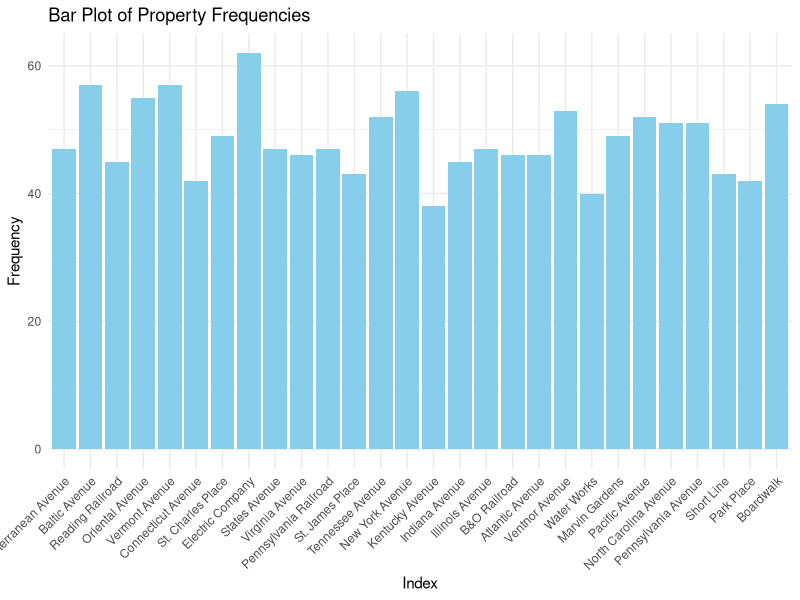
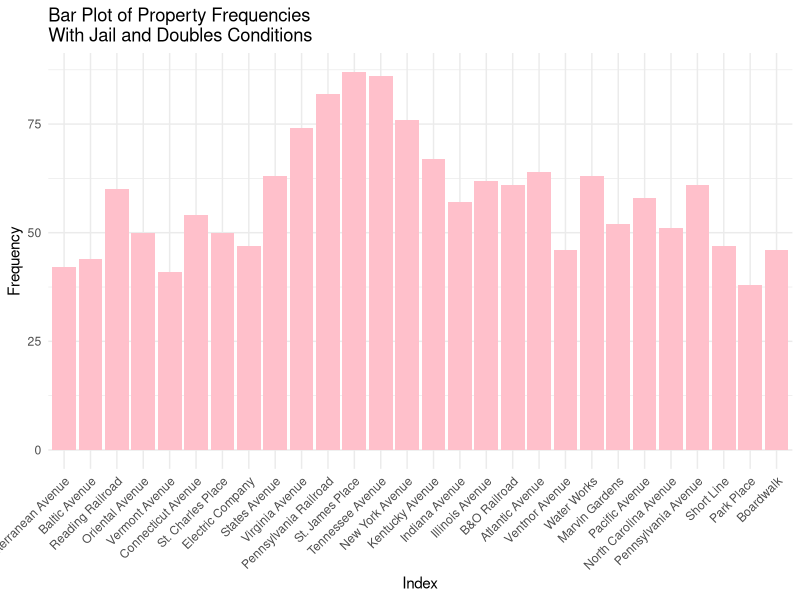
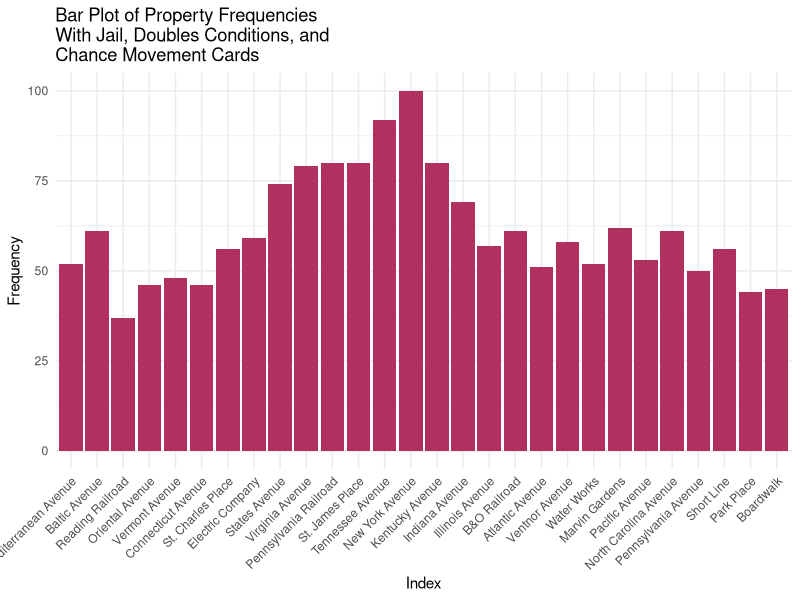

R code for these plots, in order: (Note: this script raises an error after producing the figures.)
## ---- chunk 1
knitr::opts_chunk$set(echo = TRUE)
## ---- chunk 2
# Word docx in repository
## ---- chunk 3
dice_1 <- function() {
  sample(1:6, 1)
}

dice_2 <- function() {
  sample(1:6, 1)
}

property_sum_10games <- c(0, 0, 0, 0, 0, 0, 0, 0, 0, 0, 0, 0, 0, 0, 0, 0, 0, 0, 0, 0, 0, 0, 0, 0, 0, 0, 0, 0)

for (game in 1:10) {
  game_board <- c(0, 0, 0, 0, 0, 0, 0, 0, 0, 0, 0, 0, 0, 0, 0, 0, 0, 0, 0, 0, 0, 0, 0, 0, 0, 0, 0, 0, 0, 0, 0, 0, 0, 0, 0, 0, 0, 0, 0, 0)

  players <- list(
    player1 <- 0,
    player2 <- 0,
    player3 <- 0,
    player4 <- 0
  )

  for (i in 1:50) {
    for (j in 1:4) {
      dice_total <- dice_1() + dice_2()
      players[[j]] <- (players[[j]] + dice_total) %% 41
      game_board[players[[j]]] <- game_board[players[[j]]] + 1
    }
  }

  properties <- game_board[c(2, 4, 6, 7, 9, 10, 12, 13, 14, 15, 16, 17, 19, 20, 22, 24, 25, 26, 27, 28, 29, 30, 32, 33, 35, 36, 38, 40)]
  
  property_sum_10games <- property_sum_10games + properties
}  

names(property_sum_10games) <- c("Mediterranean Avenue", "Baltic Avenue", "Reading Railroad", "Oriental Avenue", "Vermont Avenue", "Connecticut Avenue", "St. Charles Place", "Electric Company", "States Avenue", "Virginia Avenue", "Pennsylvania Railroad", "St. James Place", "Tennessee Avenue", "New York Avenue", "Kentucky Avenue", "Indiana Avenue", "Illinois Avenue", "B&O Railroad", "Atlantic Avenue", "Ventnor Avenue", "Water Works", "Marvin Gardens", "Pacific Avenue", "North Carolina Avenue", "Pennsylvania Avenue", "Short Line", "Park Place", "Boardwalk")

library(ggplot2)

prop_freq1 <- data.frame(
  property = factor(names(property_sum_10games), levels = names(property_sum_10games)),
  frequency = property_sum_10games
)

ggplot(prop_freq1, aes(x = property, y = frequency)) +
  geom_bar(stat = "identity", fill = "skyblue") +
  labs(x = "Index", y = "Frequency", title = "Bar Plot of Property Frequencies") +
  theme_minimal() +
  theme(axis.text.x = element_text(angle = 45, hjust = 1))
## ---- chunk 4
property_sum_10games_jail <- c(0, 0, 0, 0, 0, 0, 0, 0, 0, 0, 0, 0, 0, 0, 0, 0, 0, 0, 0, 0, 0, 0, 0, 0, 0, 0, 0, 0)

for (game in 1:10) {
  game_board <- c(0, 0, 0, 0, 0, 0, 0, 0, 0, 0, 0, 0, 0, 0, 0, 0, 0, 0, 0, 0, 0, 0, 0, 0, 0, 0, 0, 0, 0, 0, 0, 0, 0, 0, 0, 0, 0, 0, 0, 0)

  players <- list( # Store players as a list of data frames with their information
    player1 <- data.frame(
      location = 0, # Location on the board (integer)
      double_rolls = 0, # Number of times doubles have been rolled consecutively (integer)
      jail = FALSE, # Is the player in jail? (boolean)
      jail_rolls = 0), # Number of times a player has rolled while in jail (integer)
    player2 <- data.frame(
      location = 0,
      double_rolls = 0,
      jail = FALSE,
      jail_rolls = 0),
    player3 <- data.frame(
      location = 0,
      double_rolls = 0,
      jail = FALSE,
      jail_rolls = 0),
    player4 <- data.frame(
      location = 0,
      double_rolls = 0,
      jail = FALSE,
      jail_rolls = 0)
  )

  for (i in 1:50) { # Each player has 50 turns
    for (j in 1:4) { # Players take turns in order
      if (players[[j]]$jail == TRUE) { # If the player is in jail...
        d1 = dice_1()
        d2 = dice_2()
        jail_rolls <- jail_rolls + 1
        
        if (d1 == d2 || players[[j]]$jail_rolls == 3) { # If the player rolls doubles or has been in jail for 3 turns, then they get out
          jail = FALSE
          players[[j]]$jail_rolls <- 0
          dice_total <- dice_1() + dice_2()
          players[[j]]$location <- (players[[j]]$location + dice_total) %% 41
          game_board[players[[j]]$location] <- game_board[players[[j]]$location] + 1
        }
        
      } else { # If the player is not in jail...
        d1 = dice_1()
        d2 = dice_2()
        dice_total <- dice_1() + dice_2()
        players[[j]]$location <- (players[[j]]$location + dice_total) %% 41
        game_board[players[[j]]$location] <- game_board[players[[j]]$location] + 1
        
        if (players[[j]]$location == 31) { # Player landed on "Go to jail"
          players[[j]]$location <- 11
          jail = TRUE
        } else if (d1 == d2) { # Player rolled doubles on their first roll
          players[[j]]$double_rolls = players[[j]]$double_rolls + 1
        }
        
        while (players[[j]]$double_rolls > 0 & players[[j]]$double_rolls < 3) { # Player rolls again if they got doubles
          d1 = dice_1()
          d2 = dice_2()
          dice_total <- dice_1() + dice_2()
          players[[j]]$location <- (players[[j]]$location + dice_total) %% 41
          game_board[players[[j]]$location] <- game_board[players[[j]]$location] + 1
          
          if (d1 == d2) { # Increment the player's number of consecutive doubles rolls
            players[[j]]$double_rolls = players[[j]]$double_rolls + 1
          }
        }
        
        if (players[[j]]$double_rolls == 3) { # If player rolls double 3 times in a row, then they go to jail
          players[[j]]$location <- 11
          jail = TRUE
        }
      }
    }  
  }    

  properties <- game_board[c(2, 4, 6, 7, 9, 10, 12, 13, 14, 15, 16, 17, 19, 20, 22, 24, 25, 26, 27, 28, 29, 30, 32, 33, 35, 36, 38, 40)]
  
  property_sum_10games_jail <- property_sum_10games_jail + properties
}  

names(property_sum_10games_jail) <- c("Mediterranean Avenue", "Baltic Avenue", "Reading Railroad", "Oriental Avenue", "Vermont Avenue", "Connecticut Avenue", "St. Charles Place", "Electric Company", "States Avenue", "Virginia Avenue", "Pennsylvania Railroad", "St. James Place", "Tennessee Avenue", "New York Avenue", "Kentucky Avenue", "Indiana Avenue", "Illinois Avenue", "B&O Railroad", "Atlantic Avenue", "Ventnor Avenue", "Water Works", "Marvin Gardens", "Pacific Avenue", "North Carolina Avenue", "Pennsylvania Avenue", "Short Line", "Park Place", "Boardwalk")

library(ggplot2)

prop_freq2 <- data.frame(
  property = factor(names(property_sum_10games_jail), levels = names(property_sum_10games_jail)),
  frequency = property_sum_10games_jail
)

ggplot(prop_freq2, aes(x = property, y = frequency)) +
  geom_bar(stat = "identity", fill = "pink") +
  labs(x = "Index", y = "Frequency", title = "Bar Plot of Property Frequencies\nWith Jail and Doubles Conditions") +
  theme_minimal() +
  theme(axis.text.x = element_text(angle = 45, hjust = 1))
## ---- chunk 5
# Chance function
chance <- function() {
  card <- sample(1:16, 1)
  if (card == 1) {
    players[[j]]$location <- 40 # Advance to Boardwalk
  } else if (card == 2) {
    players[[j]]$location <- 1 # Advance to Go
  } else if (card == 3) {
    players[[j]]$location <- 25 # Advance to Illinois Ave
  } else if (card == 4) {
    players[[j]]$location <- 12 # Advance to St. Charles Place
  } else if (card == 5 || card == 6) { # Advance to the nearest railroad
    if (players[[j]]$location == 37) {
      players[[j]]$location <- 6 # Advance to Reading Railroad
    } else if (players[[j]]$location == 8) {
      players[[j]]$location <- 16 # Advance to Pennsylvania Railroad
    } else if (players[[j]]$location == 23) {
      players[[j]]$location <- 26 # Advance to B&O Railroad
    } # Short Line doesn't apply here
  } else if (card == 7) { # Advance to the nearest utility
    if (players[[j]]$location == 8 || players[[j]]$location == 37) {
      players[[j]]$location <- 13 # Advance to Electric Company
    } else if (players[[j]]$location == 23) {
      players[[j]]$location <- 29 # Advance to Water Works
    }
  } else if (card == 8) {
    players[[j]]$location <- players[[j]]$location - 3 # Move backwards 3 places
  } else if (card == 9) {
    players[[j]]$location <- 11 # Go to jail
    players[[j]]$jail == TRUE
  } else if (card == 10) {
    players[[j]]$location <- 6 # Advance to Reading Railroad
  } 
 }

# Simulation with the chance function and jail conditions
property_sum_10games_chance <- c(0, 0, 0, 0, 0, 0, 0, 0, 0, 0, 0, 0, 0, 0, 0, 0, 0, 0, 0, 0, 0, 0, 0, 0, 0, 0, 0, 0)

for (game in 1:10) {
  game_board <- c(0, 0, 0, 0, 0, 0, 0, 0, 0, 0, 0, 0, 0, 0, 0, 0, 0, 0, 0, 0, 0, 0, 0, 0, 0, 0, 0, 0, 0, 0, 0, 0, 0, 0, 0, 0, 0, 0, 0, 0)

  players <- list(
    player1 <- data.frame(
      location = 0,
      double_rolls = 0,
      jail = FALSE,
      jail_rolls = 0),
    player2 <- data.frame(
      location = 0,
      double_rolls = 0,
      jail = FALSE,
      jail_rolls = 0),
    player3 <- data.frame(
      location = 0,
      double_rolls = 0,
      jail = FALSE,
      jail_rolls = 0),
    player4 <- data.frame(
      location = 0,
      double_rolls = 0,
      jail = FALSE,
      jail_rolls = 0)
  )

  for (i in 1:50) {
    for (j in 1:4) {
      if (players[[j]]$jail == TRUE) {
        d1 = dice_1()
        d2 = dice_2()
        jail_rolls <- jail_rolls + 1
        
        if (d1 == d2 || players[[j]]$jail_rolls == 3) {
          jail = FALSE
          players[[j]]$jail_rolls <- 0
          dice_total <- dice_1() + dice_2()
          players[[j]]$location <- (players[[j]]$location + dice_total) %% 41
          if (players[[j]]$location == 8 || players[[j]]$location == 23 || players[[j]]$location == 37) {
            game_board[players[[j]]$location] <- game_board[players[[j]]$location] + 1
            chance()
          }
          game_board[players[[j]]$location] <- game_board[players[[j]]$location] + 1
        }
        
      } else {
        d1 = dice_1()
        d2 = dice_2()
        dice_total <- dice_1() + dice_2()
        players[[j]]$location <- (players[[j]]$location + dice_total) %% 41
        if (players[[j]]$location == 8 || players[[j]]$location == 23 || players[[j]]$location == 37) {
            game_board[players[[j]]$location] <- game_board[players[[j]]$location] + 1
            chance()
          }
        game_board[players[[j]]$location] <- game_board[players[[j]]$location] + 1
        
        if (players[[j]]$location == 31) {
          players[[j]]$location <- 11
          jail = TRUE
        } else if (d1 == d2) {
          players[[j]]$double_rolls = players[[j]]$double_rolls + 1
        }
        
        while (players[[j]]$double_rolls > 0 & players[[j]]$double_rolls < 3) {
          d1 = dice_1()
          d2 = dice_2()
          dice_total <- dice_1() + dice_2()
          players[[j]]$location <- (players[[j]]$location + dice_total) %% 41
          if (players[[j]]$location == 8 || players[[j]]$location == 23 || players[[j]]$location == 37) {
            game_board[players[[j]]$location] <- game_board[players[[j]]$location] + 1
            chance()
          }
          game_board[players[[j]]$location] <- game_board[players[[j]]$location] + 1
          
          if (d1 == d2) {
            players[[j]]$double_rolls = players[[j]]$double_rolls + 1
          }
        }
        
        if (players[[j]]$double_rolls == 3) {
          players[[j]]$location <- 11
          jail = TRUE
        }
      }
    }  
  }    

  properties <- game_board[c(2, 4, 6, 7, 9, 10, 12, 13, 14, 15, 16, 17, 19, 20, 22, 24, 25, 26, 27, 28, 29, 30, 32, 33, 35, 36, 38, 40)]
  
  property_sum_10games_chance <- property_sum_10games_chance + properties
}  

names(property_sum_10games_chance) <- c("Mediterranean Avenue", "Baltic Avenue", "Reading Railroad", "Oriental Avenue", "Vermont Avenue", "Connecticut Avenue", "St. Charles Place", "Electric Company", "States Avenue", "Virginia Avenue", "Pennsylvania Railroad", "St. James Place", "Tennessee Avenue", "New York Avenue", "Kentucky Avenue", "Indiana Avenue", "Illinois Avenue", "B&O Railroad", "Atlantic Avenue", "Ventnor Avenue", "Water Works", "Marvin Gardens", "Pacific Avenue", "North Carolina Avenue", "Pennsylvania Avenue", "Short Line", "Park Place", "Boardwalk")

# Plot
library(ggplot2)

prop_freq2 <- data.frame(
  property = factor(names(property_sum_10games_chance), levels = names(property_sum_10games_chance)),
  frequency = property_sum_10games_chance
)

ggplot(prop_freq2, aes(x = property, y = frequency)) +
  geom_bar(stat = "identity", fill = "maroon") +
  labs(x = "Index", y = "Frequency", title = "Bar Plot of Property Frequencies\nWith Jail, Doubles Conditions, and\nChance Movement Cards") +
  theme_minimal() +
  theme(axis.text.x = element_text(angle = 45, hjust = 1))
## ---- chunk 6
# Community Chest Cards Function
chest <- function() {
  chest_card <- sample(1:16, 1)
    if (chest_card == 1) {
      players[[j]]$location <- 1 # Advance to Go (Collect $200)
      players[[j]]$account <- players[[j]]$account + 200
    } else if (chest_card == 2) {
      players[[j]]$account <- players[[j]]$account + 200 # Bank error in your favor. Collect $200
    } else if (chest_card == 3) {
      players[[j]]$account <- players[[j]]$account - 50 # Doctor’s fee. Pay $50
      free_parking_fund <- free_parking_fund + 50
    } else if (chest_card == 4) {
      players[[j]]$account <- players[[j]]$money + 50 # From sale of stock you get $50
    } else if (chest_card == 5) {
      players[[j]]$get_out_of_jail_free == TRUE # Get Out of Jail Free
    } else if (chest_card == 6) {
      players[[j]]$jail == TRUE # Go to Jail. Go directly to jail, do not pass Go, do not collect $200
    } else if (chest_card == 7) {
      players[[j]]$account <- players[[j]]$account + 100 # Holiday fund matures. Receive $100
    } else if (chest_card == 8) {
      players[[j]]$account <- players[[j]]$account + 20 # Income tax refund. Collect $20
    } else if (chest_card == 9) {
      players[[j]]$account <- players[[j]]$account + 10 * 3 # It is your birthday. Collect $10 from every player
        for (k in 1:4) {
          if (k != j) {
            players[[k]]$account <- players[[k]]$account - 10
        }
      }
    } else if (chest_card == 10) {
      players[[j]]$account <- players[[j]]$account + 100 # Life insurance matures. Collect $100
    } else if (chest_card == 11) {
      players[[j]]$account <- players[[j]]$account - 100 # Pay hospital fees of $100
      free_parking_fund <- free_parking_fund + 100
    } else if (chest_card == 12) {
      players[[j]]$account <- players[[j]]$account - 50 # Pay school fees of $50
      free_parking_fund <- free_parking_fund + 50
    } else if (chest_card == 13) {
      players[[j]]$account <- players[[j]]$account - 25 # Receive $25 consultancy fee
      free_parking_fund <- free_parking_fund + 25
    } else if (chest_card == 14) {
      players[[j]]$account <- players[[j]]$account + 10 # You have won second prize in a beauty contest. Collect $10
    } else if (chest_card == 15) {
      players[[j]]$account <- players[[j]]$account + 100 # You inherit $100
    }
      # Card 16 is paying for houses and hotels -- doesn't apply here
}

free_parking_fund <- 0

free_parking <- function(){
  if (players[[j]]$location == 20) {  # Free Parking position
  players[[j]]$account <- players[[j]]$account + free_parking_fund
  free_parking_fund <- 0  # Reset the fund
  }
}
## ---- chunk 7
chance <- function() {
  card <- sample(1:16, 1)
  old_location <- players[[j]]$location
  new_location <- players[[j]]$location
   if (card == 1) {
    players[[j]]$location <- 40 # Advance to Boardwalk
    new_location <- players[[j]]$location
  } else if (card == 2) {
    players[[j]]$location <- 1 # Advance to Go
    new_location <- players[[j]]$location
  } else if (card == 3) {
    players[[j]]$location <- 25 # Advance to Illinois Ave
    new_location <- players[[j]]$location
  } else if (card == 4) {
    players[[j]]$location <- 12 # Advance to St. Charles Place
    new_location <- players[[j]]$location
  } else if (card == 5 || card == 6) { # Advance to the nearest railroad
    if (players[[j]]$location == 37) {
      players[[j]]$location <- 6 # Advance to Reading Railroad
      new_location <- players[[j]]$location
    } else if (players[[j]]$location == 8) {
      players[[j]]$location <- 16 # Advance to Pennsylvania Railroad
      new_location <- players[[j]]$location
    } else if (players[[j]]$location == 23) {
      players[[j]]$location <- 26 # Advance to B&O Railroad
      new_location <- players[[j]]$location
    } 
  } else if (card == 7) { # Advance to the nearest utility
    if (players[[j]]$location == 8 || players[[j]]$location == 37) {
      players[[j]]$location <- 13 # Advance to Electric Company
      new_location <- players[[j]]$location
    } else if (players[[j]]$location == 23) {
      players[[j]]$location <- 29 # Advance to Water Works
      new_location <- players[[j]]$location
    }
  } else if (card == 8) {
    players[[j]]$location <- players[[j]]$location - 3 # Move backwards 3 places
    new_location <- players[[j]]$location
  } else if (card == 9) {
    players[[j]]$location <- 11 # Go to jail
    players[[j]]$jail == TRUE
    new_location <- players[[j]]$location
  } else if (card == 10) {
    players[[j]]$location <- 6 # Advance to Reading Railroad
    new_location <- players[[j]]$location
  } 

  if (new_location < old_location && card %in% c(3,4,10)) {
    players[[j]]$account <- players[[j]]$account + 200 # Passing Go for cards 3, 4, and 10
  }
  
    else if (card == 11) {
      players[[j]]$account <- players[[j]]$account + 50 # Bank pays you $50
    }
    else if (card == 12) {
      players[[j]]$get_out_of_jail_free == TRUE # Get out of jail free card
    }
    else if (card == 13) {
      players[[j]]$account <- players[[j]]$account - 15 # Speeding fine $15
      free_parking_fund <- free_parking_fund + 15
    }
    else if (card == 14) {
      players[[j]]$account <- players[[j]]$account - 50 * 3
        for (k in 1:4) {
          if (k != j) {
            players[[k]]$account <- players[[k]]$account + 50 # Elected Chairman of the Board; pay each player $50
          }
        }
    }
    else if (card == 15) {
      players[[j]]$account <- players[[j]]$account + 150 # Building loan matures; collect $150
      
      # Card 16 is paying for houses and hotels -- doesn't apply here
    }
}
## ---- chunk 8
chance <- function() {
  card <- sample(1:16, 1)
  if (card == 1) {
    players[[j]]$location <- 40 # Advance to Boardwalk
  } else if (card == 2) {
    players[[j]]$location <- 1 # Advance to Go
    players[[j]]$account <- players[[j]]$account + 200
  } else if (card == 3) {
    players[[j]]$location <- 25 # Advance to Illinois Ave
    if (players[[j]]$location == 37) {
      players[[j]]$account <- players[[j]]$account + 200
    }
  } else if (card == 4) {
    players[[j]]$location <- 12 # Advance to St. Charles Place
    if (players[[j]]$location != 8) {
      players[[j]]$account <- players[[j]]$account + 200
    }
  } else if (card == 5 || card == 6) { # Advance to the nearest railroad
    if (players[[j]]$location == 37) {
      players[[j]]$location <- 6 # Advance to Reading Railroad
      players[[j]]$account <- players[[j]]$account + 200
    } else if (players[[j]]$location == 8) {
      players[[j]]$location <- 16 # Advance to Pennsylvania Railroad
    } else if (players[[j]]$location == 23) {
      players[[j]]$location <- 26 # Advance to B&O Railroad
    } 
  } else if (card == 7) { # Advance to the nearest utility
    if (players[[j]]$location == 8 || players[[j]]$location == 37) {
      players[[j]]$location <- 13 # Advance to Electric Company
      if (players[[j]]$location == 37) {
      players[[j]]$account <- players[[j]]$account + 200
    }
    } else if (players[[j]]$location == 23) {
      players[[j]]$location <- 29 # Advance to Water Works
    }
  } else if (card == 8) {
    players[[j]]$location <- players[[j]]$location - 3 # Move backwards 3 places
  } else if (card == 9) {
    players[[j]]$location <- 11 # Go to jail
    players[[j]]$jail == TRUE
  } else if (card == 10) {
    players[[j]]$location <- 6 # Advance to Reading Railroad
    players[[j]]$account <- players[[j]]$account + 200
  } else if (card == 11) { # Bank pays you $50
    players[[j]]$account <- players[[j]]$account + 50
  } else if (card == 12) { # Get out of jail free
    players[[j]]$get_out_of_jail_free = TRUE
  } else if (card == 13) { # Speeding fine
    players[[j]]$account <- players[[j]]$account - 15
  } else if (card == 14) { # Elected chairman
    players[[j]]$account <- players[[j]]$account + 150
    for (k in 1:4) {
      if (players[[j]] != players[[k]]) {
        players[[k]]$account <- players[[k]]$account - 50
      }
    }
  } else if (card == 15) { # Building loan matures
    players[[j]]$account <- players[[j]]$account + 150
  }
}
## ---- chunk 9
#This function will divide all the properties between the four players
#Input: properties vector
#Return: Four equal groups of randomly shuffled elements from the properties vector
divide_properties <- function(x) {
  shuffled <- sample(x) #randomly shuffles all the elements of the properties vector
  n <- length(shuffled) #length of shuffled vector
  indices <- rep(1:4, times = 7) #creates a vector that contains a repeating sequence from 1 to 4 that is 28 elements long
  result <- split(shuffled, indices) #splits shuffled vector into four groups
}
## ---- chunk 10
#This function will determine the ownership of a property when it is landed on
ownership <- function(x) {
  for (p in players) {
    for (i in 1:7) {
      if (x == players[[p]]$owned_properties[i]) {
        if (p == players[[p]]$ID) {
          return(null)
        } else {
          return(players[[p]])
        }
      }
    }
  }
}
## ---- chunk 11
#This function will calculate fees owed on special properties (railroads and utilities)
#Input: a vector of integers with each integer corresponding to a property on the board
#Return: a vector of fees owed
special_ownership <- function(x) {
  rail_count <- 0 #initialize number of railroad properties held to zero
  util_count <- 0 #initialize number of utility properties held to zero
  for (i in 1:7) {
    #check if property is a railroad (positions 6, 16, 26 and 36)
    if (x[i] == 6 || x[i] == 16 || x[i] == 26 || x[i] == 36) {
      rail_count <- rail_count + 1 #add one to railroad count vector
    #check if property is a utility (positions 13 and 29)
    } else if (x[i] == 13 || x[i] == 29) {
      util_count = util_count + 1 #add one to utility count vector
    }
  }
  
  fees <- c() #this vector will hold the fee values

  #determine fee owed based on number railroad cards owned 
  if (rail_count == 0) {
    fees <- append(fees, 0) #add 0 to fees vector
  } else if (rail_count == 1) {
    fees <- append(fees, 25) #add 25 to fees vector
  } else if (rail_count == 2) {
    fees <- append(fees, 50) #add 50 to fees vector
  } else {
    fees <- append(fees, 100) #add 100 to fees vector
  }

  #determine fee owed based on number utility cards owned 
  if (util_count == 0) {
    fees <- append(fees, 0) #add 0 to fees vector
  } else if (util_count == 1) {
    fees <- append(fees, 4) #add 4 to fees vector
  } else {
    fees <- append(fees, 10) #add 10 to fees vector
  } 
  
  return(fees) #vector of fees owed
}
## ---- chunk 12
#This function facilitates rent transactions between players
#Input: a numeric value that corresponds to a position on the board that the player has moved to
#Return: modifies player accounts in the player list
rent <- function(x) {
  if (x == 1) { # Go position
    players[[j]]$account = players[[j]]$account + 200 #player money +200
  } else if (x == 5) { # Income tax position
    players[[j]]$account = players[[j]]$account - 200 #player money -200
  } else if (x == 39) { # Luxury tax position
    players[[j]]$account = players[[j]]$account - 100
  }
  
  owner <- ownership(x)
  if (owner$in_game == TRUE) {
    if (x == 2) { # Mediterranean Ave
      players[[j]]$account = players[[j]]$account - 2
      owner$account = owner$account + 2
    } else if (x == 4) { # Baltic Ave
      players[[j]]$account = players[[j]]$account - 4
      owner$account = owner$account + 4
    } else if (x == 4 || x == 16 || x == 26 || x == 36) { # Railroads
      special_fees <- owner$rails_and_utils
      players[[j]]$account = players[[j]]$account - special_fees[1]
      owner$account = owner$account + special_fees[1]
    } else if (x == 6) { # Oriental Ave
      players[[j]]$account = players[[j]]$account - 6
      owner$account = owner$account + 6
    } else if (x == 9) { # Vermont Ave
      players[[j]]$account = players[[j]]$account - 6
      owner$account = owner$account + 6
    } else if (x == 10) { # Connecticut Ave
      players[[j]]$account = players[[j]]$account - 8
      owner$account = owner$account + 8
    } else if (x == 12) { # St. Charles Place
      players[[j]]$account = players[[j]]$account - 10
      owner$account = owner$account + 10
    } else if (x == 13 || x == 29) { # Utilities
      special_fees <- owner$rails_and_utils
      players[[j]]$account = players[[j]]$account - special_fees[2]
      owner$account = owner$account + special_fees[2]
    } else if (x == 14) { # States Ave
      players[[j]]$account = players[[j]]$account - 10
      owner$account = owner$account + 10
    } else if (x == 15) { # Virginia Ave
      players[[j]]$account = players[[j]]$account - 12
      owner$account = owner$account + 12
    } else if (x == 17) { # St. James Place
      players[[j]]$account = players[[j]]$account - 14
      owner$account = owner$account + 14
    } else if (x == 19) { # Tennessee Ave
      players[[j]]$account = players[[j]]$account - 14
      owner$account = owner$account + 14
    } else if (x == 20) { # New York Ave
      players[[j]]$account = players[[j]]$account - 16
      owner$account = owner$account + 16
    } else if (x == 22) { # Kentucky Ave
      players[[j]]$account = players[[j]]$account - 18
      owner$account = owner$account + 18
    } else if (x == 24) { # Indiana Ave
      players[[j]]$account = players[[j]]$account - 18
      owner$account = owner$account + 18
    } else if (x == 25) { # Illinois Ave
      players[[j]]$account = players[[j]]$account - 20
      owner$account = owner$account + 20
    } else if (x == 27) { # Atlantic Ave
      players[[j]]$account = players[[j]]$account - 22
      owner$account = owner$account + 22
    } else if (x == 28) { # Vetnor Ave
      players[[j]]$account = players[[j]]$account - 22
      owner$account = owner$account + 22
    } else if (x == 30) { # Marvin Gardens
      players[[j]]$account = players[[j]]$account - 24
      owner$account = owner$account + 24
    } else if (x == 32) { # Pacific Ave
      players[[j]]$account = players[[j]]$account - 26
      owner$account = owner$account + 26
    } else if (x == 33) { # North Carolina Ave
      players[[j]]$account = players[[j]]$account - 26
      owner$account = owner$account + 26
    } else if (x == 35) { # Pennsylvania Ave
      players[[j]]$account = players[[j]]$account - 28
      owner$account = owner$account + 28
    } else if (x == 38) { # Park Place
      players[[j]]$account = players[[j]]$account - 35
      owner$account = owner$account + 35
    } else if (x == 40) { # Boardwalk
      players[[j]]$account = players[[j]]$account - 50
      owner$account = owner$account + 50
    }
  }
}
## ---- chunk 13
properties <- c(2, 4, 6, 7, 9, 10, 12, 13, 14, 15, 16, 17, 19, 20, 22, 24, 25, 26, 27, 28, 29, 30, 32, 33, 35, 36, 38, 40)

# Randomly give each player 7 properties
property_groups <- divide_properties(properties)
print(property_groups)
# Add location of properties to players owned properties vector
players <- list(
  player1 <- list(
    ID = 1,
    location = 0,
    double_rolls = 0,
    jail = FALSE,
    jail_rolls = 0,
    account = 1500,
    owned_properties <- property_groups[1],
    rails_and_utils <- special_ownership(unlist(owned_properties)),
    get_out_of_jail_free = FALSE,
    in_game = TRUE),
  player2 <- list(
    ID = 2,
    location = 0,
    double_rolls = 0,
    jail = FALSE,
    jail_rolls = 0,
    account = 1500,
    owned_properties <- property_groups[2],
    rails_and_utils <- special_ownership(unlist(owned_properties)),
    get_out_of_jail_free = FALSE,
    in_game = TRUE),
  player3 <- list(
    ID = 3,
    location = 0,
    double_rolls = 0,
    jail = FALSE,
    jail_rolls = 0,
    account = 1500,
    owned_properties <- property_groups[3],
    rails_and_utils <- special_ownership(unlist(owned_properties)),
    get_out_of_jail_free = FALSE,
    in_game = TRUE),
  player4 <- list(
    ID = 4,
    location = 0,
    double_rolls = 0,
    jail = FALSE,
    jail_rolls = 0,
    account = 1500,
    owned_properties <- property_groups[4],
    rails_and_utils <- special_ownership(unlist(owned_properties)),
    get_out_of_jail_free = FALSE,
    in_game = TRUE)
  )

# Make attribute to know how many players are still in
players_in <- 4
# Make attribute to count the number of turns taken
total_turns <- 0

while (players_in > 1) {
  # Add rent function to this whole thing
  for (j in 1:4) {
    if (players[[j]]$in_game == TRUE) {
      if (players[[j]]$jail == TRUE & players[[j]]$get_out_of_jail_free == FALSE) {
        d1 = dice_1()
        d2 = dice_2()
        jail_rolls <- jail_rolls + 1
        
        if (d1 == d2 || players[[j]]$jail_rolls == 3) {
          jail = FALSE
          players[[j]]$jail_rolls <- 0
          dice_total <- dice_1() + dice_2()
          players[[j]]$location <- (players[[j]]$location + dice_total) %% 41
          if (players[[j]]$location == 8 || players[[j]]$location == 23 || players[[j]]$location == 37) {
            chance()
          }
          # Add community chest
          if (players[[j]]$location == 3 || players[[j]]$location == 18 || players[[j]]$location == 34) {
            chest()
          }
          # Pay rent
          rent(players[[j]]$location)
        }
        total_turns = total_turns + 1
        
      } else {
        if (players[[j]]$jail == TRUE & players[[j]]$get_out_of_jail_free == TRUE) {
          players[[j]]$jail == FALSE
          players[[j]]$get_out_of_jail_free == FALSE
        }
        d1 = dice_1()
        d2 = dice_2()
        dice_total <- dice_1() + dice_2()
        players[[j]]$location <- (players[[j]]$location + dice_total) %% 41
        if (players[[j]]$location == 8 || players[[j]]$location == 23 || players[[j]]$location == 37) {
            chance()
        }
        if (players[[j]]$location == 3 || players[[j]]$location == 18 || players[[j]]$location == 34) {
            chest()
          }
          # Pay rent
          rent(players[[j]]$location)
      }
        
      if (players[[j]]$location == 31) {
        players[[j]]$location <- 11
        jail = TRUE
      } else if (d1 == d2) {
        players[[j]]$double_rolls = players[[j]]$double_rolls + 1
      }
        
      while (players[[j]]$double_rolls > 0 & players[[j]]$double_rolls < 3) {
        d1 = dice_1()
        d2 = dice_2()
        dice_total <- dice_1() + dice_2()
        players[[j]]$location <- (players[[j]]$location + dice_total) %% 41
        if (players[[j]]$location == 8 || players[[j]]$location == 23 || players[[j]]$location == 37) {
          chance()
        }
        # Add community chest
        if (players[[j]]$location == 3 || players[[j]]$location == 18 || players[[j]]$location == 34) {
          chest()
        }
        # Pay rent
        rent(players[[j]]$location)
      }
          
      if (d1 == d2) {
        players[[j]]$double_rolls = players[[j]]$double_rolls + 1
      }
      
      if (players[[j]]$double_rolls == 3) {
        players[[j]]$location <- 11
        jail = TRUE
      }
      
      if (players[[j]]$account < 0) {
        players[[j]]$in_game = FALSE
        players_in = players_in - 1
      }
      
      total_turns = total_turns + 1
    }
  }
}

library(ggplot2)

prop_freq2 <- data.frame(
  property = factor(names(property_sum_10games_jail), levels = names(property_sum_10games_jail)),
  frequency = property_sum_10games_jail
)

ggplot(prop_freq2, aes(x = property, y = frequency)) +
  geom_bar(stat = "identity", fill = "pink") +
  labs(x = "Index", y = "Frequency", title = "Bar Plot of Property Frequencies\nWith Jail and Doubles Conditions") +
  theme_minimal() +
  theme(axis.text.x = element_text(angle = 45, hjust = 1))
## ---- chunk 14
get_active_players <- function(players) {
  return(which(sapply(players, function(p) p$in_game)))
}

turn_counter <- 0 # put before game loop 

turn_counter <- turn_counter + 1 # put inside the for (j in 1:4) loop, after each player's turn

# At end of game loop, after while loop finishes 
remaining_players <- get_active_players(players)

if (length(remaining_players) == 1) {
  winner <- players[[remaining_players]]
  
  cat("\n GAME OVER! \n")
  cat("---------------------\n")
  cat("Winner Player ID:", winner$ID, "\n")
  cat("Number of Turns:", turn_counter, "\n")
  cat("Final Money Amount:", winner$account, "\n")
  cat("---------------------\n")
}
